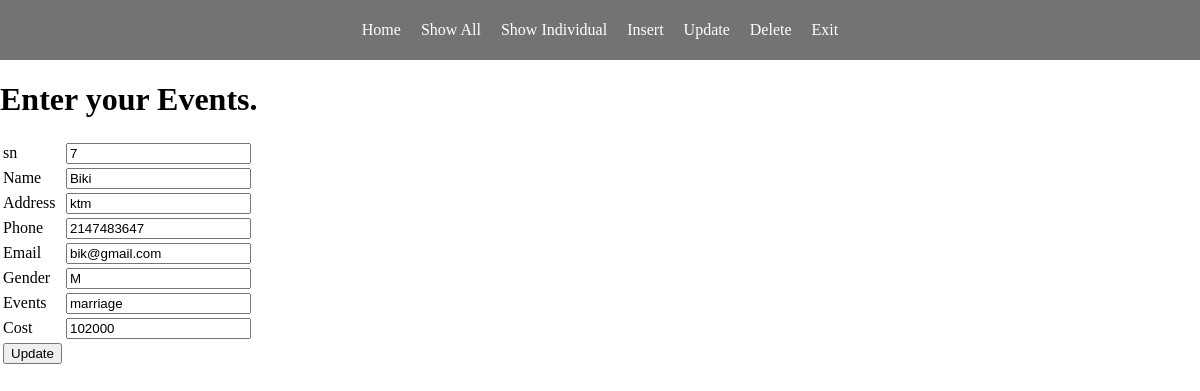
/update1.php?updatesn=7, run on the app's committed database.
### tables this page shows
CREATE TABLE `events` (
  `Sn` int(11) NOT NULL,
  `Name` varchar(50) NOT NULL,
  `Address` varchar(50) NOT NULL,
  `Phone` int(25) NOT NULL,
  `Email` varchar(50) NOT NULL,
  `Gender` varchar(15) NOT NULL,
  `Event` varchar(30) NOT NULL,
  `Cost` int(50) NOT NULL
);

### update1.php (the view, shortened to what this page needs)
<?php
include 'conn.php';
if (isset($_POST["btnsave"])) {
    $sn = $_POST["txtsn"];
    $name = $_POST["txtname"];
    $address = $_POST["txtaddress"];
    $phone = $_POST["txtphone"];
    $email = $_POST["txtemail"];
    $gender = $_POST["txtgender"];
    $events = $_POST["txtevents"];
    $cost = $_POST["txtcost"];
    $sql = "update events set Name='$name',Address='$address', Phone='$phone', Email='$email', Gender='$gender', Event='$events', Cost='$cost' where Sn=$sn";
    if (mysqli_query($conn, $sql)) {
        echo "Updated sucessfully.";
    } else {
        echo "Failed to update.";
    }
} else {
    $upsn = $_GET["updatesn"];
    $sql = "select * from events where Sn=$upsn";
    $result = mysqli_query($conn, $sql);
    $row = mysqli_fetch_assoc($result);
    $sn = $row['Sn'];
    $name = $row['Name'];
    $address = $row['Address'];
    $phone = $row['Phone'];
    $email = $row['Email'];
    $gender = $row['Gender'];
    $events = $row['Event'];
    $cost = $row['Cost'];
}
?>
<!DOCTYPE html>
<html lang="en">
<head>
</head>
<body>
    <div class="header">
        <?php include 'menu.php'; ?>
    </div>
    <div>
        <h1>
            Enter your Events.
        </h1>
        <div class="form">
            <form action="update1.php" method="post">
                <table>
                    <tr>
                        <td>sn </td>
                        <td><input type="text" name="txtsn" value="<?php echo $sn; ?>" required></td>
                    </tr>
                    <tr>
                        <td>Name </td>
                        <td><input type="text" name="txtname" value="<?php echo $name; ?>" required></td>
                    </tr>
                    <tr>
                        <td>Address</td>
                        <td><input type="text" name="txtaddress" value="<?php echo $address; ?>" required></td>
                    </tr>
                    <tr>
                        <td>Phone</td>
                        <td><input type="text" name="txtphone" value="<?php echo $phone; ?>"></td>
                    </tr>
                    <tr>
                        <td>Email</td>
                        <td><input type="text" name="txtemail" value="<?php echo $email; ?>"></td>
                    </tr>
                    <tr>
                        <td>Gender</td>
                        <td><input type="text" name="txtgender" value="<?php echo $gender; ?>"></td>
                    </tr>
                    <tr>
                        <td>Events</td>
                        <td><input type="text" name="txtevents" value="<?php echo $events; ?>"></td>
                    </tr>
                    <tr>
                        <td>Cost</td>
                        <td><input type="text" name="txtcost" value="<?php echo $cost ?>"></td>
                    </tr>
                    <tr>
                        <td><input type="submit" value="Update" name="btnsave"></td>
                    </tr>
                </table>
            </form>
        </div>
    </div>
</body>
</html>

### menu.css (style rules this page uses)
body { display: block; margin: 0px; padding: 0px; box-sizing: border-box; }

### data on the page
events: txtsn "7", txtname "Biki", txtaddress "ktm", txtphone "2147483647", txtemail "bik@gmail.com", txtgender "M", txtevents "marriage", txtcost "102000"
